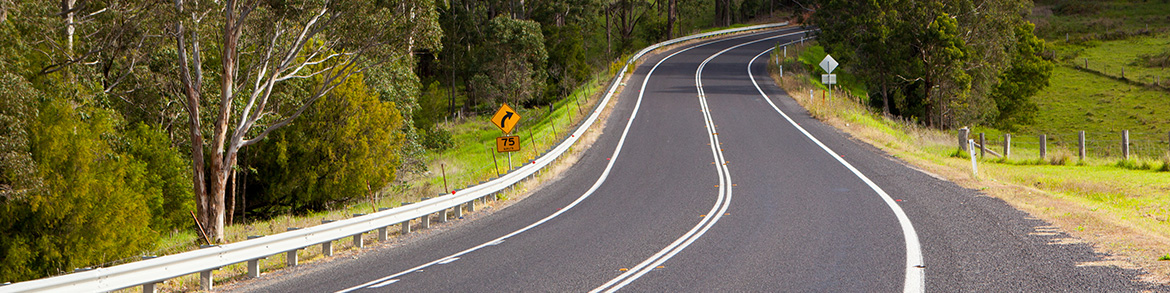
#> input picture dataset/normal142.jpg, 1170 x 293 px, found by its file name; its folder holds only this picture in this run
$ python canny.py
#> lines starting #> are read from the running program, lines starting #| are printed output that depends on the picture; after the words box and inside, x2 and y2 are one past the last pixel; in counts of white or black regions, pixels touching at a corner belong together
import cv2
import os

def extract_edges(input_dir, output_dir):
    # 列出输入目录中的所有文件
#> called with input_dir = 'D:\\program\\potholes-detection\\dataset'
    image_files = [f for f in os.listdir(input_dir) if os.path.isfile(os.path.join(input_dir, f))]

    for image_file in image_files:
        # 读取图像
        image_path = os.path.join(input_dir, image_file)
        image = cv2.imread(image_path, cv2.IMREAD_GRAYSCALE)  # 以灰度模式读取图像
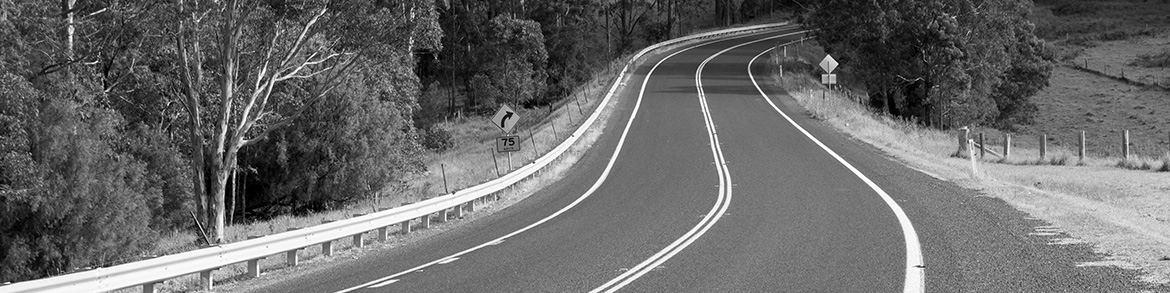
#> image: shape (293, 1170); min 0, max 255, mean 106

        # 使用Canny边缘检测器提取边缘
        edges = cv2.Canny(image, 100, 180)
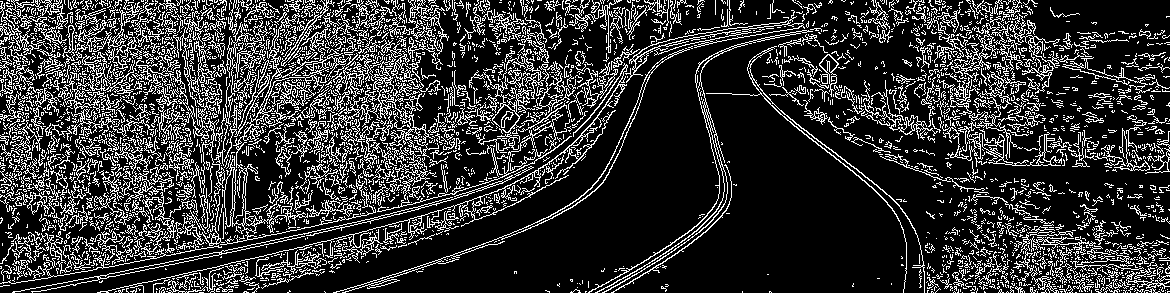
#> edges: shape (293, 1170); 20.6% white in thin lines or dots

        # 保存边缘图像到输出目录
        output_path = os.path.join(output_dir, image_file)
        cv2.imwrite(output_path, edges)


# 使用函数
input_directory = 'D:\\program\\potholes-detection\\dataset'  # 替换为您的坑洼图像目录
output_directory = 'D:\\program\\potholes-detection\\edgedetect'  # 替换为您想要保存边缘图像的目录
extract_edges(input_directory, output_directory)

$ run again, on dataset/normal270.jpg
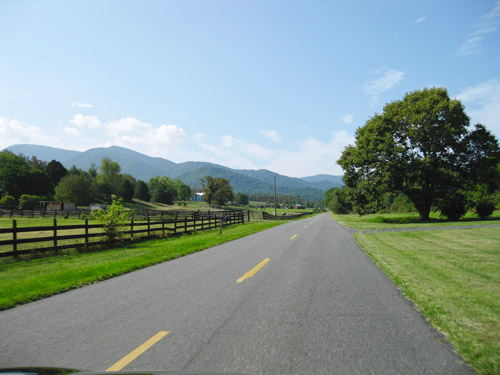
#> input picture dataset/normal270.jpg, 500 x 375 px, found by its file name
#> in extract_edges, `image = cv2.imread(image_path, cv2.IMREAD_GRAYSCALE)`:
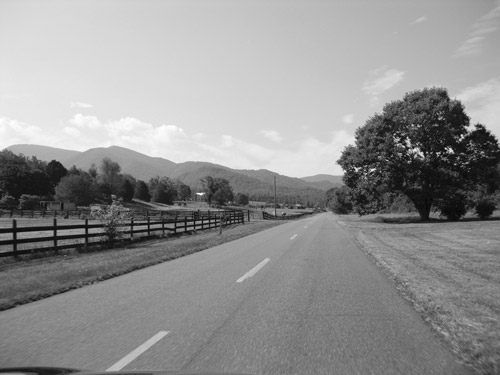
#> image: shape (375, 500); min 6, max 255, mean 145.4
#> in extract_edges, `edges = cv2.Canny(image, 100, 180)`:
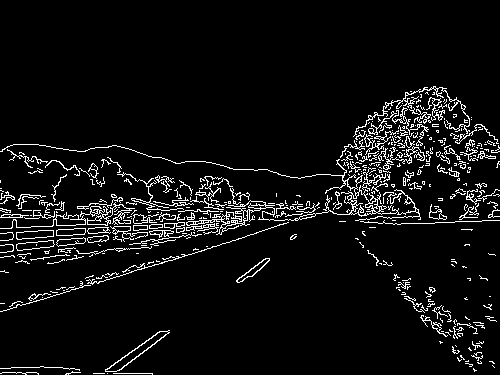
#> edges: shape (375, 500); 6.2% white in thin lines or dots, all inside (x1, y1, x2, y2) = (0, 86, 500, 375)

$ run again, on dataset/normal277.jpg
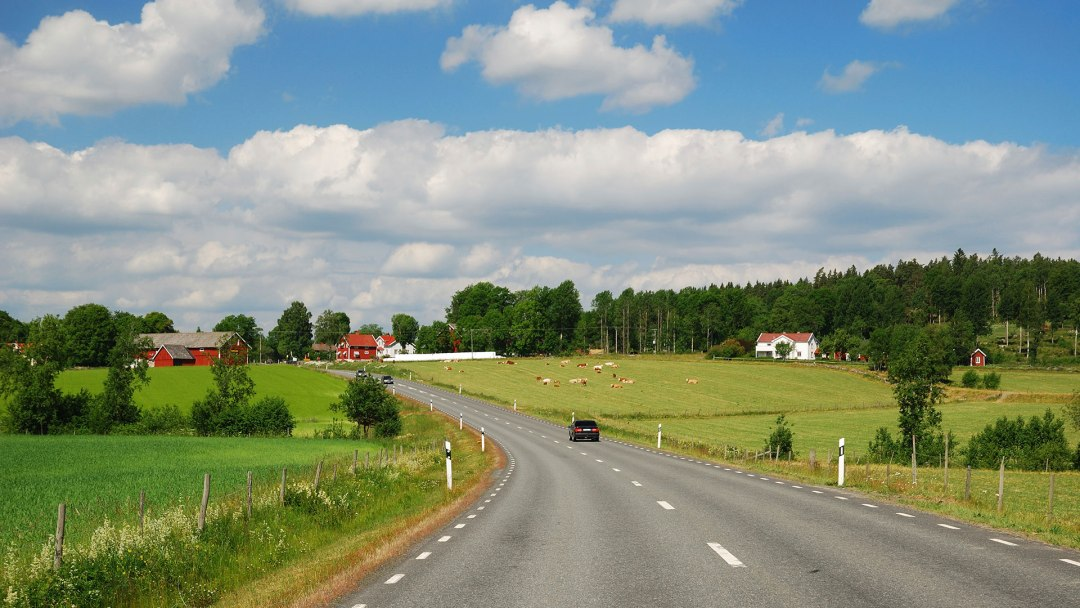
#> input picture dataset/normal277.jpg, 1080 x 608 px, found by its file name
#> in extract_edges, `image = cv2.imread(image_path, cv2.IMREAD_GRAYSCALE)`:
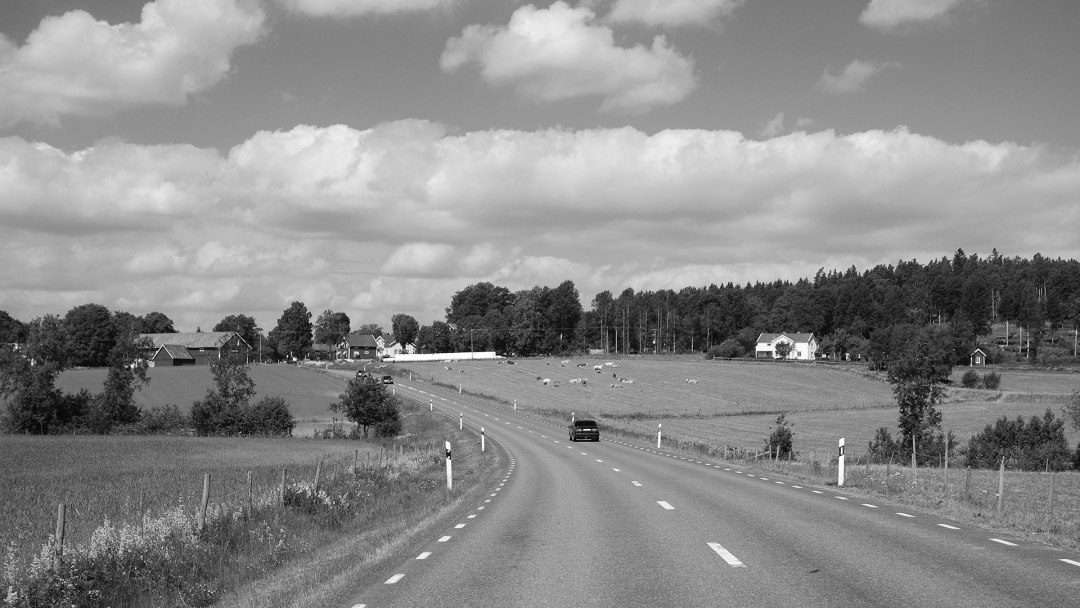
#> image: shape (608, 1080); min 0, max 255, mean 138.2
#> in extract_edges, `edges = cv2.Canny(image, 100, 180)`:
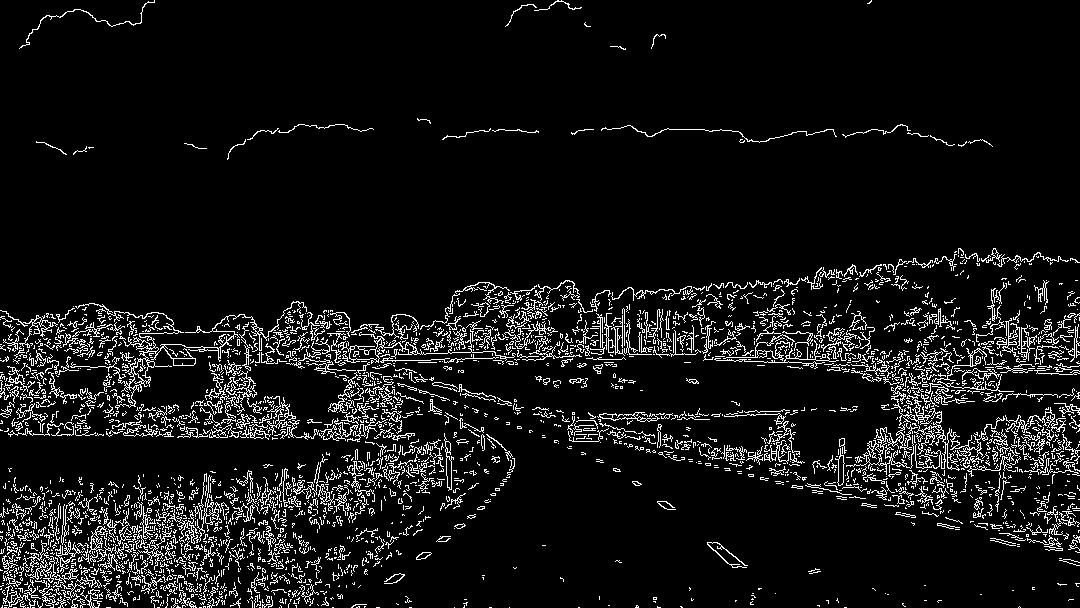
#> edges: shape (608, 1080); 7.6% white in thin lines or dots

$ run again, on dataset/normal284.jpg
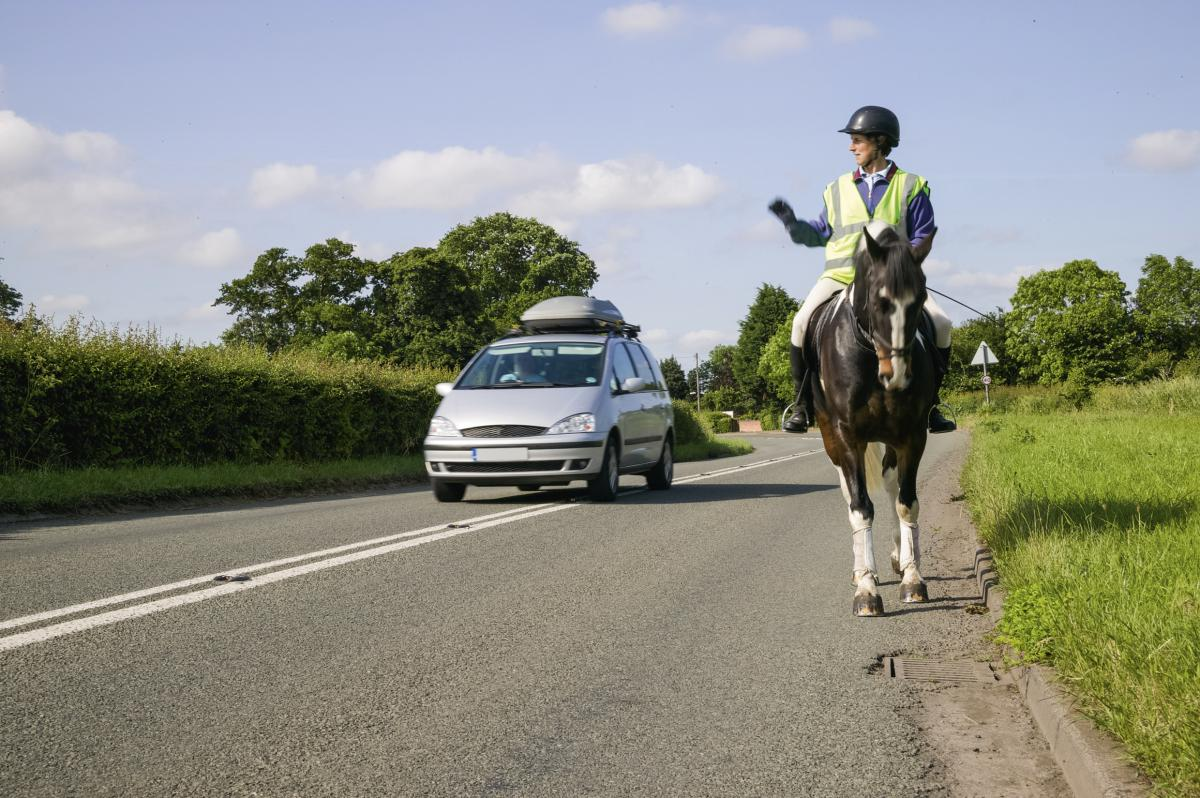
#> input picture dataset/normal284.jpg, 1200 x 798 px, found by its file name
#> in extract_edges, `image = cv2.imread(image_path, cv2.IMREAD_GRAYSCALE)`:
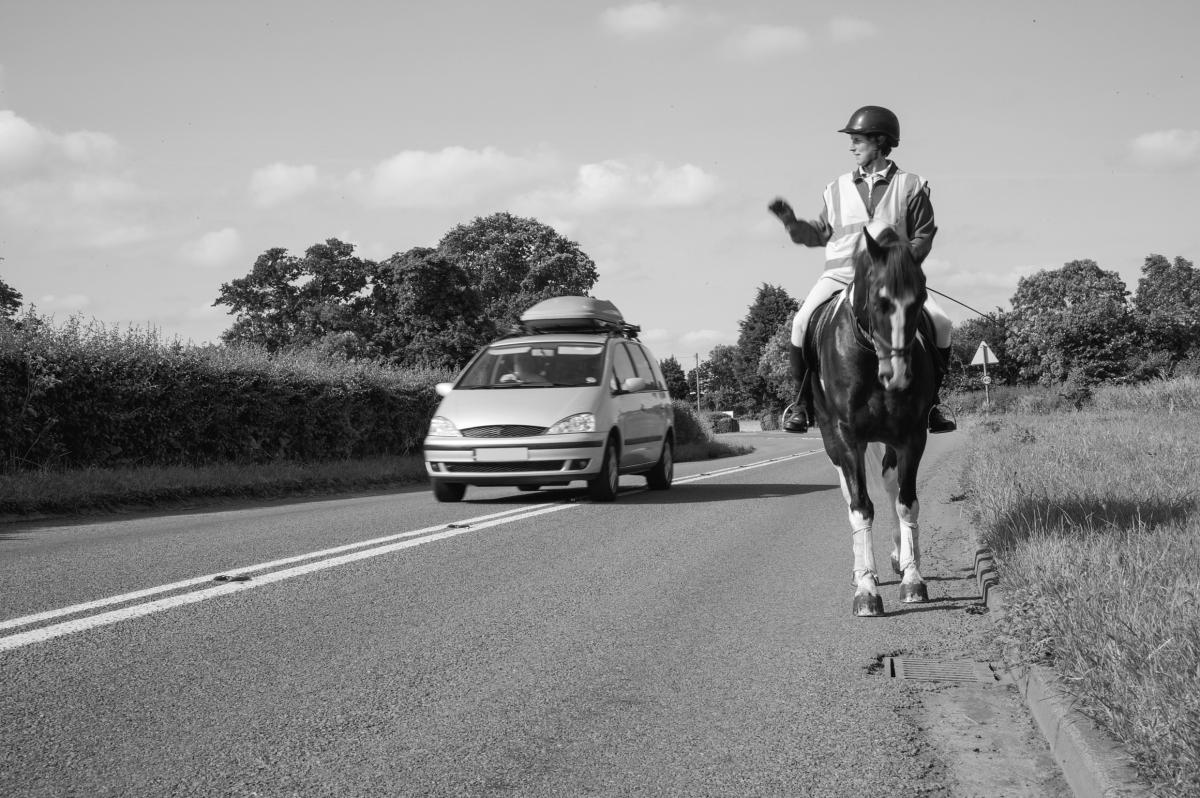
#> image: shape (798, 1200); min 0, max 255, mean 140.2
#> in extract_edges, `edges = cv2.Canny(image, 100, 180)`:
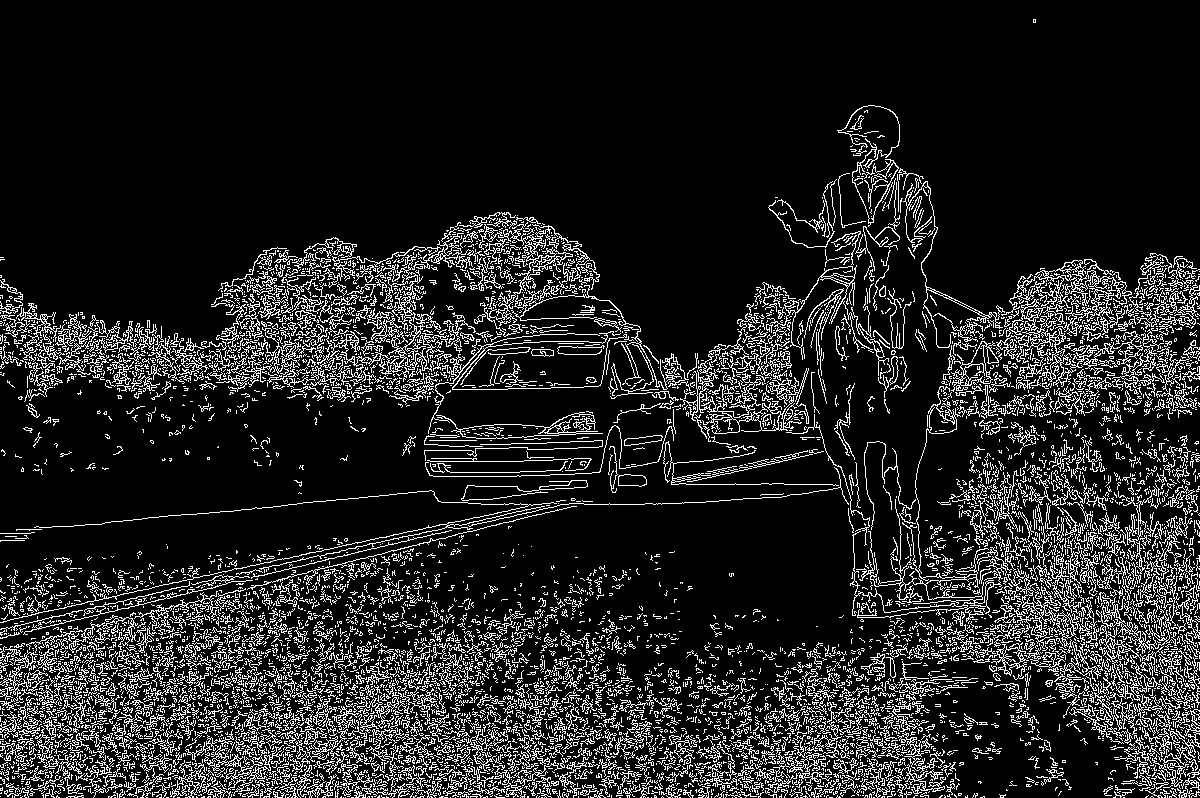
#> edges: shape (798, 1200); 13.5% white in thin lines or dots

$ run again, on dataset/normal184.jpg
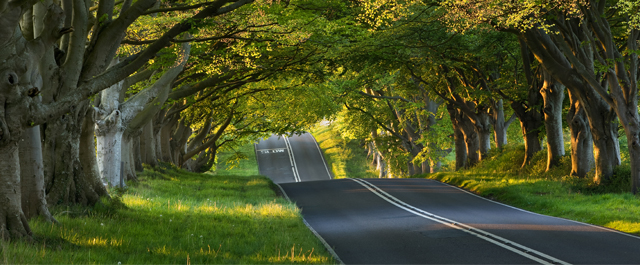
#> input picture dataset/normal184.jpg, 640 x 265 px, found by its file name
#> in extract_edges, `image = cv2.imread(image_path, cv2.IMREAD_GRAYSCALE)`:
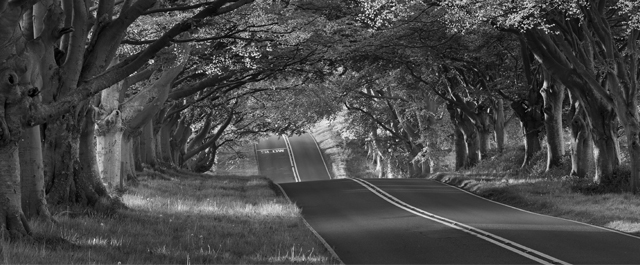
#> image: shape (265, 640); min 0, max 246, mean 69.8
#> in extract_edges, `edges = cv2.Canny(image, 100, 180)`:
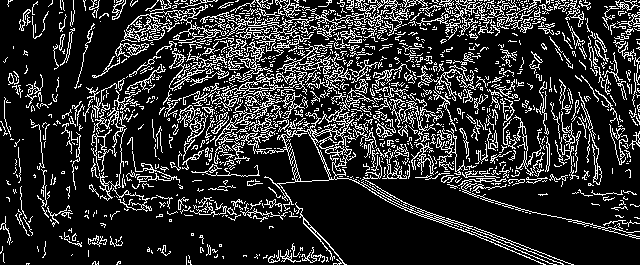
#> edges: shape (265, 640); 17.9% white in thin lines or dots
